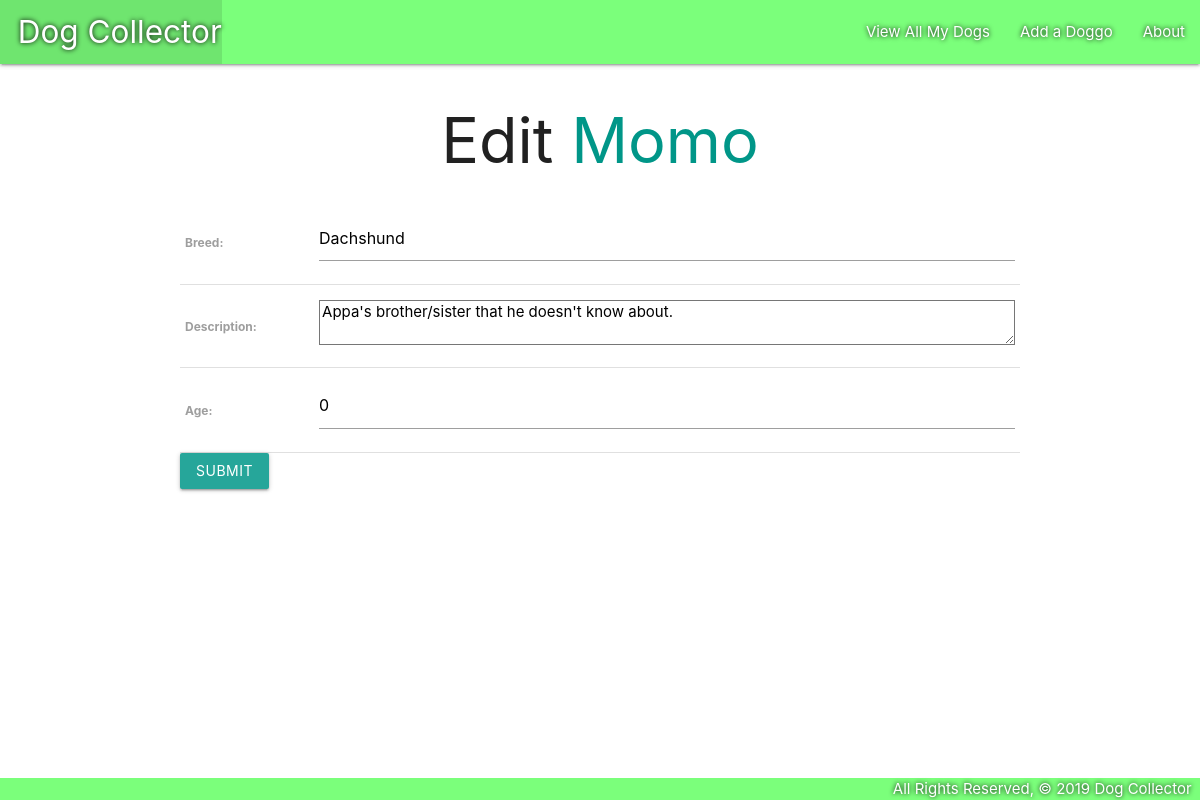
Page /dogs/4/update on the committed database.
### main_app/models.py (models this page shows, shortened)
class Dog(models.Model):
    name = models.CharField(max_length=100)
    breed = models.CharField(max_length=100)
    description = models.TextField(max_length=250)
    age = models.IntegerField()

### main_app/views.py (the view)
# urls.py: path('dogs/<int:pk>/update', views.DogUpdate.as_view(), name='dogs_update'),
class DogUpdate(UpdateView):
    model = Dog
    fields = ['breed', 'description', 'age']

### main_app/templates/main_app/dog_form.html (shortened to what this page needs)
{% extends 'base.html' %}
{% block content %}
{% if object %}
	<h1>Edit <span class="teal-text">{{object.name}}</span></h1>
{% else %}
	<h1>Add A Dog!</h1>
{% endif %}
<form action="" method="POST">
	<table>
		{{ form.as_table}}
	</table>
	<button type="submit" class="btn">Submit</button>
</form>
{% endblock content %}

### main_app/static/css/style.css (style rules this page uses)
body { display: flex; min-height: 100vh; flex-direction: column; }
h1 { text-align: center; }

### rows in the picture
Dog: name "Momo", breed "Dachshund", description "Appa's brother/sister that he doesn't know about.", age "0"
